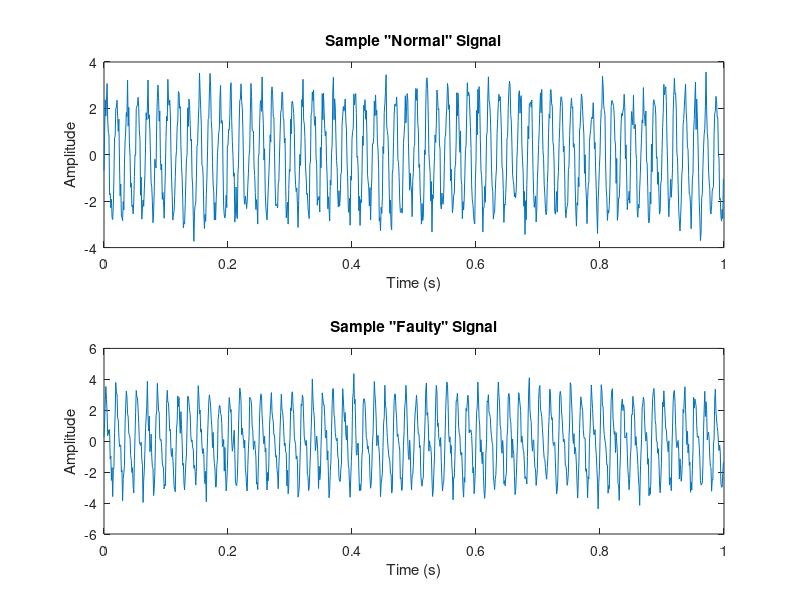

MATLAB code to generate this figure: (Note: this script raises an error after producing the figure.)
clear; clc; close all;

%% Step 1: Generate Synthetic Sensor Data
Fs = 1000;              % Sampling frequency in Hz
t = 0:1/Fs:1-1/Fs;      % Time vector for 1 second of data
numSamples = 100;       % 50 normal, 50 faulty
data = cell(numSamples, 2); % {Signal, Label}

% Generate 50 'Normal' signals
for i = 1:numSamples/2
    normalSignal = 2.5 * sin(2*pi*60*t) + 0.5 * randn(size(t)); % 60 Hz + noise
    data{i, 1} = normalSignal;
    data{i, 2} = 'Normal';
end

% Generate 50 'Faulty' signals
for i = (numSamples/2 + 1):numSamples
    faultySignal = 2.5 * sin(2*pi*60*t) + 1 * sin(2*pi*120*t) + 0.5 * randn(size(t)); % 60 Hz + 180 Hz fault + noise
    data{i, 1} = faultySignal;
    data{i, 2} = 'Faulty';
end

%% Visualize one of each type in time domain
figure('Name', 'Time Domain Signals');
subplot(2,1,1);
plot(t, data{1,1});
title('Sample "Normal" Signal');
xlabel('Time (s)'); ylabel('Amplitude');

subplot(2,1,2);
plot(t, data{51,1});
title('Sample "Faulty" Signal');
xlabel('Time (s)'); ylabel('Amplitude');

%% Step 2: Feature Extraction using FFT

% The key feature will be the maximum amplitude in the "fault" frequency band
features = zeros(numSamples, 1);
labels = categorical(data(:,2)); % Use categorical labels for classification

for i = 1:numSamples
    signal = data{i,1};
    
    % Compute the FFT
    Y = fft(signal);
    L = length(signal);
    
    % Compute the single-sided amplitude spectrum
    P2 = abs(Y/L);
    P1 = P2(1:L/2+1);
    P1(2:end-1) = 2*P1(2:end-1);
    f = Fs*(0:(L/2))/L;
    
    % Extract the feature: max amplitude in the fault region
    fault_indices = f >= 100 & f <= 210;
    features(i) = max(P1(fault_indices));
end

%% Visualize the features for the two classes
figure('Name', 'Extracted Features');
gscatter(features, ones(size(features)), labels, 'br', 'o');
title('Feature Space');
xlabel('Max Amplitude in Fault Band (100-210 Hz)');
legend('Normal', 'Faulty');
yticks([]);
